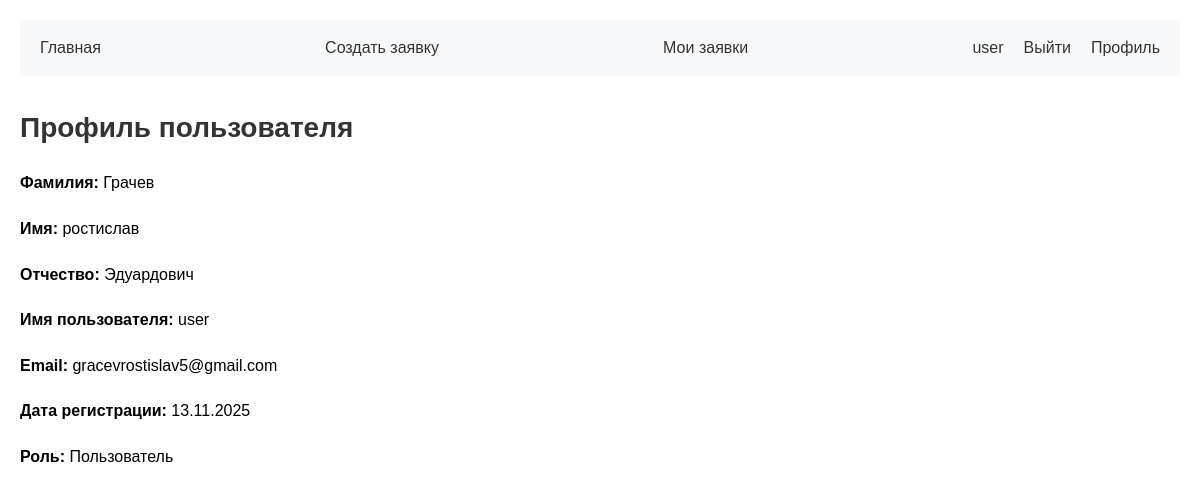
Screenshot of /catalog/profile (signed in) with the database file from the repository.
### catalog/models.py (models this page shows, shortened)
class AdvUser(AbstractUser):
    email = models.EmailField(unique=True, null=False, verbose_name='Email адрес')
    patronymic = models.CharField(max_length=200)
    class Meta:
        verbose_name = 'Пользователь'
        verbose_name_plural = 'Пользователи'
        permissions = (("moderator_access", "Доступ модератора"),)

### catalog/views.py (the view)
# urls.py: path('profile', views.profile_view, name='profile'),
@login_required
def profile_view(request):
    return render(request, 'catalog/profile.html')

### catalog/templates/catalog/profile.html (shortened to what this page needs)
{% extends 'catalog/base_template.html' %}
{% block content %}
    <h1>Профиль пользователя</h1>
    <div style="max-width: 600px;">
        <div class="form-group">
            <p><strong>Фамилия:</strong> {{ user.last_name }}</p>
        </div>
        <div class="form-group">
            <p><strong>Имя:</strong> {{ user.first_name }}</p>
        </div>
        <div class="form-group">
            <p><strong>Отчество:</strong> {{ user.patronymic }}</p>
        </div>
        <div class="form-group">
            <p><strong>Имя пользователя:</strong> {{ user.username }}</p>
        </div>
        <div class="form-group">
            <p><strong>Email:</strong> {{ user.email }}</p>
        </div>
        <div class="form-group">
            <p><strong>Дата регистрации:</strong> {{ user.date_joined|date:"d.m.Y" }}</p>
        </div>
        <div class="form-group">
            <p><strong>Роль:</strong>
                {% if perms.catalog.moderator_access %}
                    Модератор
                {% else %}
                    Пользователь
                {% endif %}
            </p>
        </div>
    </div>
{% endblock %}

### catalog/templates/catalog/base_template.html (shortened to what this page needs)
<!doctype html>
<html lang="en">
<head>
    {% load static %}
    <link rel="stylesheet" href="{% static 'css/style.css' %}">
</head>
<body>
    <header>
        <a href="{% url 'index' %}">Главная</a>
        {% if user.is_authenticated %}
             <a href="{% url 'create' %}">Создать заявку</a>
            <a href="{% url 'user_requests' %}">Мои заявки</a>
        {% endif %}
        <div>
            {% if user.is_authenticated %}
                <p>{{user.username}}</p>
                <a href="{% url 'logout' %}">Выйти</a>
            <a href="{% url 'profile' %}">Профиль</a>
            {% else %}
                <a href="{% url 'login' %}">Войти</a>
                <a href="{% url 'register' %}">Регистрация</a>
            {% endif %}
        </div>
    </header>
    <main>
        {% block content %}
        {% endblock %}
    </main>
</body>
</html>

### catalog/static/css/style.css (style rules this page uses)
* { margin: 0; padding: 0; box-sizing: border-box; }
body { font-family: Arial, sans-serif; line-height: 1.6; padding: 20px; max-width: 1200px; margin: 0 auto; }
header { display: flex; justify-content: space-between; align-items: center; background: #f8f9fa; padding: 15px 20px; margin-bottom: 30px; border-radius: 5px; }
header a, header p { text-decoration: none; color: #333; font-size: 16px; margin: 0; }
header > div { display: flex; gap: 20px; align-items: center; }
.form-group { margin-bottom: 20px; }
h1, h2, h3 { margin-bottom: 20px; color: #333; }
h1 { font-size: 28px; }
a { color: #007bff; text-decoration: none; }

### rows the page displays
AdvUser: username "user", last_name "Грачев", first_name "ростислав", patronymic "Эдуардович", email "gracevrostislav5@gmail.com", date_joined "13.11.2025"
